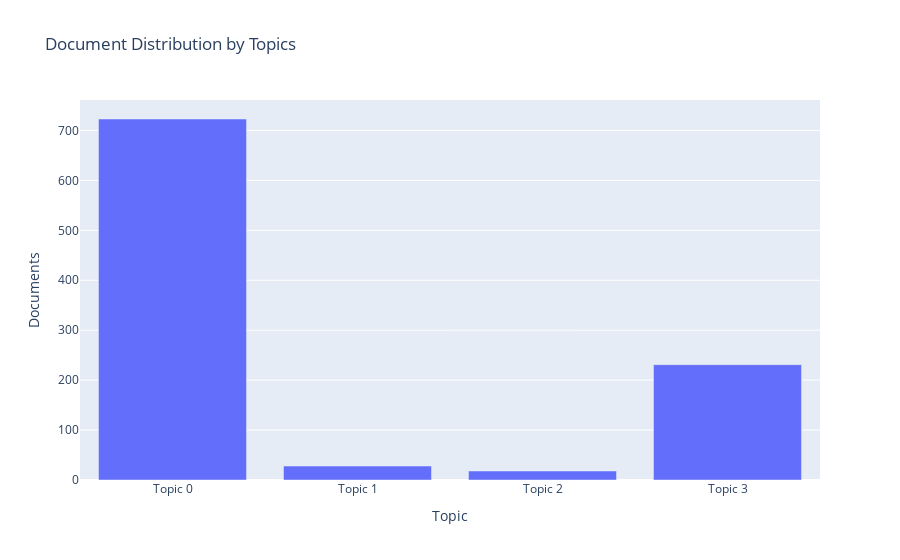

Notebook cell for this chart:
### Code cell
plot_model(lda, plot = 'topic_distribution')

### Figure 1 — Plotly figure (JSON) as saved in the notebook; plotly's stock layout.template omitted (floating-point values rounded to 4 significant figures)
{"data": [{"alignmentgroup": "True", "customdata": [["work, help, use, family, husband, start, product, live, small, well"], ["rice, farmer, area, use, small, crop, sector, land, member, steer"], ["group, member, salon, hair, share, pay, dream, come, women, line"], ["marry, pay, group, fee, stock, get, repay, market, intend, milk"]], "hovertemplate": "Topic=%{x}<br>Documents=%{y}<br>Keyword=%{customdata[0]}<extra></extra>", "legendgroup": "", "marker": {"color": "#636efa"}, "name": "", "offsetgroup": "", "orientation": "v", "showlegend": false, "textposition": "auto", "type": "bar", "x": ["Topic 0", "Topic 1", "Topic 2", "Topic 3"], "xaxis": "x", "y": [723, 28, 18, 231], "yaxis": "y"}], "layout": {"barmode": "relative", "legend": {"tracegroupgap": 0}, "title": {"text": "Document Distribution by Topics"}, "xaxis": {"anchor": "y", "domain": [0, 1], "title": {"text": "Topic"}}, "yaxis": {"anchor": "x", "domain": [0, 1], "title": {"text": "Documents"}}}}
